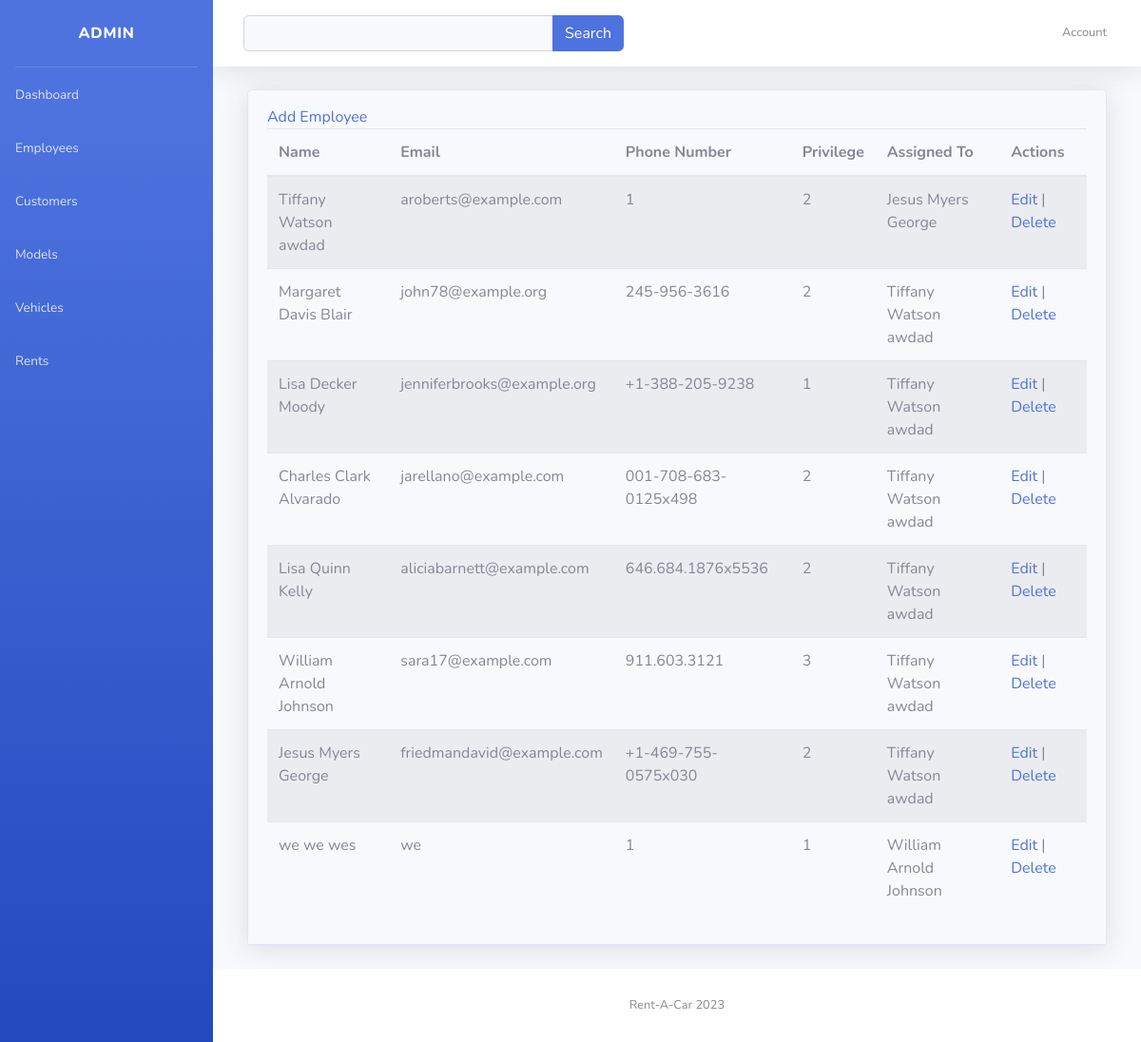
The app's page /employee_view with its own data.
### BootStrapAdmin/models.py (models this page shows)
class BaseModel(models.Model):
    created_at = models.DateTimeField(
        auto_now_add=True, db_index=True
    )
    updated_at = models.DateTimeField(auto_now=True)
    class Meta:
        abstract = True

class Employee(BaseModel): # Related to Rent Table
    first_name = models.CharField(max_length=100, null=False, blank=False)
    middle_name = models.CharField(max_length=100, null=True, blank=True)
    last_name = models.CharField(max_length=100, null=False, blank=False)
    email_address = models.CharField(max_length = 100, null=False, blank=False)
    phone_number = models.CharField(max_length=100, null=False, blank=False)
    privilege = models.IntegerField(default=1, null=False, blank=False)
    in_charge = models.ForeignKey('self', null=True, blank=False, on_delete=models.CASCADE)
    def __str__(self):
        if (self.middle_name == None):
            m_name = ""
        else:
            m_name = self.middle_name
        return f'{self.first_name} {m_name} {self.last_name}'

### BootStrapAdmin/views.py (the view)
# urls.py: path('employee_view', EmployeeView.as_view(), name='employee-view'),
class EmployeeView(ListView):
    model = Employee
    context_object_name = 'employee'
    template_name = 'employees.html'
    paginate_by = 10
    def get_context_data(self, **kwargs):
        context = super().get_context_data(**kwargs)
        return context

### BootStrapAdmin/templates/employees.html (shortened to what this page needs)
{% extends 'Index.html' %}
{% load static %}
{% block content %}
    <a href="{% url 'employee-add' %}" class="add-btn">Add Employee</a>
    <table class="table table-hover table-striped">
        <thead>
            <tr>
                <th>Name</th>
                <th>Email</th>
                <th>Phone Number</th>
                <th>Privilege</th>
                <th>Assigned To</th>
                <th>Actions</th>
            </tr>
        </thead>
        <tbody>
            {% for x in employee %}
            <tr>
                <td>{{ x.first_name }} {{ x.middle_name }} {{ x.last_name }}</td>
                <td>{{ x.email_address }}</td>
                <td>{{ x.phone_number }}</td>
                <td>{{ x.privilege }}</td>
                <td>{{ x.in_charge }}</td>
                <td>
                    <a href="employee_view/{{ x.id }}">Edit</a> |
                    <a href="employee_view/{{ x.id }}/delete" >Delete</a>
                </td>
            </tr>
            {% endfor %}
        </tbody>
    </table>
{% endblock %}

### records on screen
Employee: first_name "Tiffany", middle_name "Watson", last_name "awdad", email_address "aroberts@example.com", phone_number "1", privilege "2", in_charge "Jesus Myers George"
Employee: first_name "Margaret", middle_name "Davis", last_name "Blair", email_address "john78@example.org", phone_number "245-956-3616", privilege "2", in_charge "Tiffany Watson awdad"
Employee: first_name "Lisa", middle_name "Decker", last_name "Moody", email_address "jenniferbrooks@example.org", phone_number "+1-388-205-9238", privilege "1", in_charge "Tiffany Watson awdad"
Employee: first_name "Charles", middle_name "Clark", last_name "Alvarado", email_address "jarellano@example.com", phone_number "001-708-683-0125x498", privilege "2", in_charge "Tiffany Watson awdad"
Employee: first_name "Lisa", middle_name "Quinn", last_name "Kelly", email_address "aliciabarnett@example.com", phone_number "646.684.1876x5536", privilege "2", in_charge "Tiffany Watson awdad"
Employee: first_name "William", middle_name "Arnold", last_name "Johnson", email_address "sara17@example.com", phone_number "911.603.3121", privilege "3", in_charge "Tiffany Watson awdad"
Employee: first_name "Jesus", middle_name "Myers", last_name "George", email_address "friedmandavid@example.com", phone_number "+1-469-755-0575x030", privilege "2", in_charge "Tiffany Watson awdad"
Employee: first_name "we", middle_name "we", last_name "wes", email_address "we", phone_number "1", privilege "1", in_charge "William Arnold Johnson"
